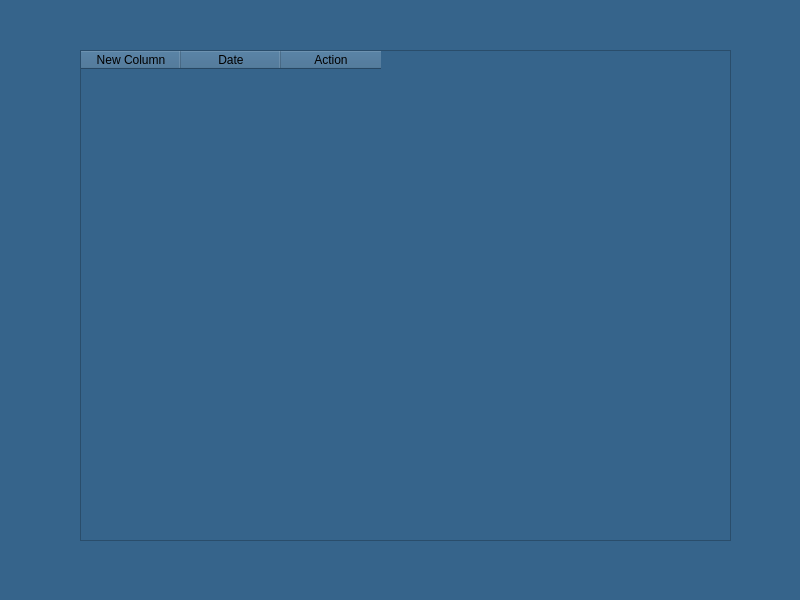
<?xml version="1.0" encoding="UTF-8"?>
<ui version="4.0">
 <class>Dialog</class>
 <widget class="QDialog" name="Dialog">
  <property name="geometry">
   <rect>
    <x>0</x>
    <y>0</y>
    <width>800</width>
    <height>600</height>
   </rect>
  </property>
  <property name="windowTitle">
   <string>Dialog</string>
  </property>
  <property name="styleSheet">
   <string notr="true">background-color: rgb(54, 100, 139);</string>
  </property>
  <widget class="QTableWidget" name="tableWidget">
   <property name="geometry">
    <rect>
     <x>80</x>
     <y>50</y>
     <width>651</width>
     <height>491</height>
    </rect>
   </property>
   <column>
    <property name="text">
     <string>New Column</string>
    </property>
   </column>
   <column>
    <property name="text">
     <string>Date</string>
    </property>
   </column>
   <column>
    <property name="text">
     <string>Action</string>
    </property>
   </column>
  </widget>
 </widget>
 <resources/>
 <connections/>
</ui>
